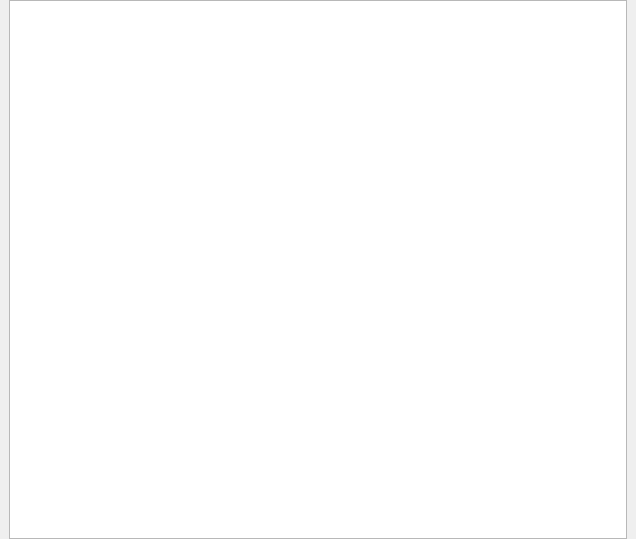
<?xml version="1.0" encoding="UTF-8"?>
<ui version="4.0">
 <class>BrowserWidget</class>
 <widget class="QWidget" name="BrowserWidget">
  <property name="geometry">
   <rect>
    <x>0</x>
    <y>0</y>
    <width>636</width>
    <height>539</height>
   </rect>
  </property>
  <property name="windowTitle">
   <string>Browser</string>
  </property>
  <layout class="QVBoxLayout" name="verticalLayout" stretch="0">
   <property name="spacing">
    <number>1</number>
   </property>
   <property name="leftMargin">
    <number>0</number>
   </property>
   <property name="topMargin">
    <number>0</number>
   </property>
   <property name="rightMargin">
    <number>0</number>
   </property>
   <property name="bottomMargin">
    <number>0</number>
   </property>
   <item>
    <widget class="QWidget" name="widget" native="true">
     <layout class="QHBoxLayout" name="horizontalLayout">
      <property name="topMargin">
       <number>0</number>
      </property>
      <property name="bottomMargin">
       <number>0</number>
      </property>
      <item>
       <widget class="QTextBrowser" name="webView"/>
      </item>
     </layout>
    </widget>
   </item>
  </layout>
 </widget>
 <resources/>
 <connections/>
</ui>
